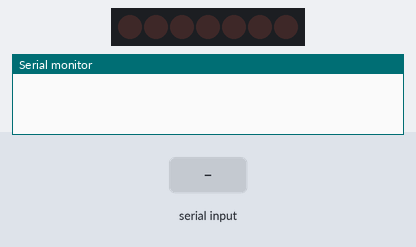
The sketch below on a simulated Arduino Nano, built with avr-gcc and run on an emulated ATmega328P. On the bench: 7×1 LED matrix, the last lines printed to the serial monitor. Inputs (shaded band) come from the test bench.

Above: at 1.2 s.
1.3 s: "5\n" received over Serial
At 2.2 s:
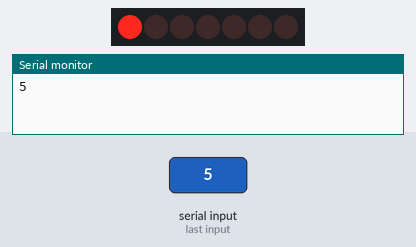
4.3 s: "90/45/200\n" received over Serial
At 4.9 s:
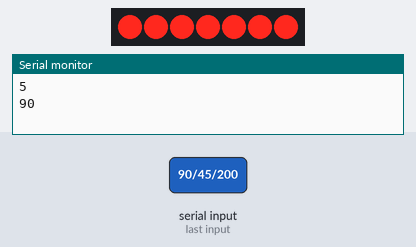
5.8 s: "30/150/10\n" received over Serial
At 7.0 s:
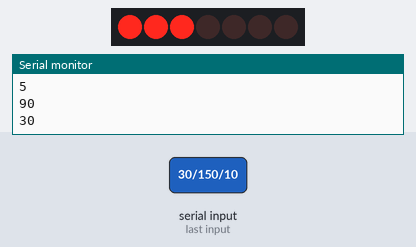
7.3 s: "90/45\n" received over Serial
At 7.6 s:
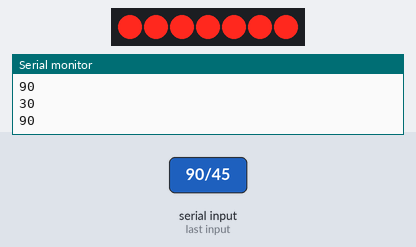
8.8 s: "30/150\n" received over Serial
At 10.1 s:
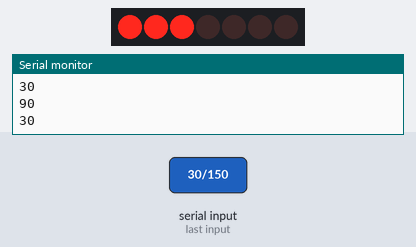
Timing chart, 0 to 11.3 s (numbered marks = the images above; inputs shaded):
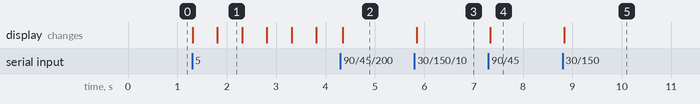

The sketch:

batterydisplay.ino
```cpp
// LibreLeds

#include "TM1651.h"
// Settings
const String usb_name = "batterydisplay:42013";
#define CLK 3 //pins definitions for TM1651 and can be changed to other ports
#define DIO 2
TM1651 batteryDisplay(CLK, DIO);

// Serial Settings
String command;
String readString; //String Buffer

//Timing
unsigned long currentTime = 0;
unsigned long previousTime = 0;

//State
int battery_state = 0;
const int battery_brightness = 7;

bool led_state = false;
int led_level = 0;
int led_level_off = 0;
int led_animation_speed = 0;
int led_animation = 0;

const int SLOW_BLINK = 1000;
const int FAST_BLINK = 500;
const int NO_ANIMATION = 0;
const int BLINKING = 1;
const int CHARGING = 2;

void setup()
{
  // put your setup code here, to run once:
  Serial.begin(115200);
  batteryDisplay.init();
  batteryDisplay.set(battery_brightness); //BRIGHT_TYPICAL = 2,BRIGHT_DARKEST = 0,BRIGHTEST = 7;
}

void loop()
{
  animation_loop();
  serialManager();
}

void animation_loop()
{
  currentTime = millis();
  if(led_animation > 0){
    if (currentTime - previousTime > led_animation_speed) {
      previousTime = currentTime;
      if (led_state) {

        batteryDisplay.displayLevel(led_level);
        led_state = false;
      } else {
        batteryDisplay.displayLevel(led_level_off);
        led_state = true;

      }
    }
  }
}

//Equivalent of explode in PHP (use for serial commands parsing)
String splitString(String data, char separator, int index)
{
  int found = 0;
  int strIndex[] = {0, -1};
  int maxIndex = data.length() - 1;

  for (int i = 0; i <= maxIndex && found <= index; i++)
  {
    if (data.charAt(i) == separator || i == maxIndex)
    {
      found++;
      strIndex[0] = strIndex[1] + 1;
      strIndex[1] = (i == maxIndex) ? i + 1 : i;
    }
  }
  return found > index ? data.substring(strIndex[0], strIndex[1]) : "";
}


void displayState() {
  Serial.println(battery_state);
}

void changeState(int batt_value) {
  if (batt_value == 0) {
    led_level = 0;
    led_animation = NO_ANIMATION;
  }

  //Fast blink
  if ( (batt_value > 0) && (batt_value < 10)) {
    led_level = 1;
    led_animation = BLINKING;
    led_animation_speed = FAST_BLINK;
    led_level_off = 0;
  }

  //Slow Blink
  if ( (batt_value >= 10) && (batt_value < 20)) {
    led_level = 1;
    led_animation = BLINKING;
    led_animation_speed = SLOW_BLINK;
    led_level_off = 0;
  }

  //Double Red
  if ( (batt_value >= 20) && (batt_value < 30)) {
    led_level = 1;
    led_animation = NO_ANIMATION;
  }

  //Yellow 1
  if ( (batt_value >= 30) && (batt_value < 40)) {
    led_level = 3;
    led_animation = NO_ANIMATION;
  }

  //Yellow 2
  if ( (batt_value >= 40) && (batt_value < 50)) {
    led_level = 5;
    led_animation = NO_ANIMATION;
  }

  //Yellow 3
  if ( (batt_value >= 50) && (batt_value < 60)) {
    led_level = 6;
    led_animation = NO_ANIMATION;
  }

  //Double Green 1
  if ( (batt_value >= 60) && (batt_value < 70)) {
    led_level = 7;
    led_animation = NO_ANIMATION;
  }

  //Double Green 2
  if ( (batt_value >= 70) && (batt_value < 80)) {
    led_level = 8;
    led_animation = BLINKING;
    led_animation_speed = FAST_BLINK;
    led_level_off = 7;
  }

  //Blue
  if ( (batt_value >= 80) && (batt_value < 90)) {
    led_level = 8;
    led_animation = NO_ANIMATION;
  }

  //Blue Slow Blink
  if ( (batt_value >= 90) && (batt_value < 100)) {
    led_level = 10;
    led_animation = FAST_BLINK;
    led_level_off = 8;
  }

  if (batt_value == 100){
    led_level = 10;
    led_animation = NO_ANIMATION;
  }

 //Charging
  if (batt_value > 100) {
    led_level = 10;
  }
  battery_state = batt_value;
  batteryDisplay.displayLevel(led_level);
}

void serialManager(){
  while (Serial.available()) {
    delay(5);
    if (Serial.available() > 0)
    {
      char c = Serial.read();
      readString += c;
    }
  }

  if (readString.length() > 0)
  {
    bool isLevel = isDigit(readString[0]);

    //Get level
    if (isLevel) {
      changeState(readString.toInt());
      Serial.println(battery_state);
    }
    else {
      //Get global commands
      if (readString[0] == '/') {
        if (readString == "/info")
        {
          Serial.println(usb_name);
        }
        //Get status
        if (readString == "/status") {
          Serial.println(battery_state);
        }
      }
    }
  }
  readString = "";
}
```

Measured:
- after the input at 1.3 s, the display: changes at once (image 1)
- after the input at 4.3 s, the display: changes after 0.05 s (image 2)
- after the input at 5.8 s, the display: changes after 0.05 s (image 3)
- after the input at 7.3 s, the display: changes at once (image 4)
- after the input at 8.8 s, the display: changes at once (image 5)
- what the display in image 1 shows lasts 0.5 s, from 1.8 s to 2.3 s
